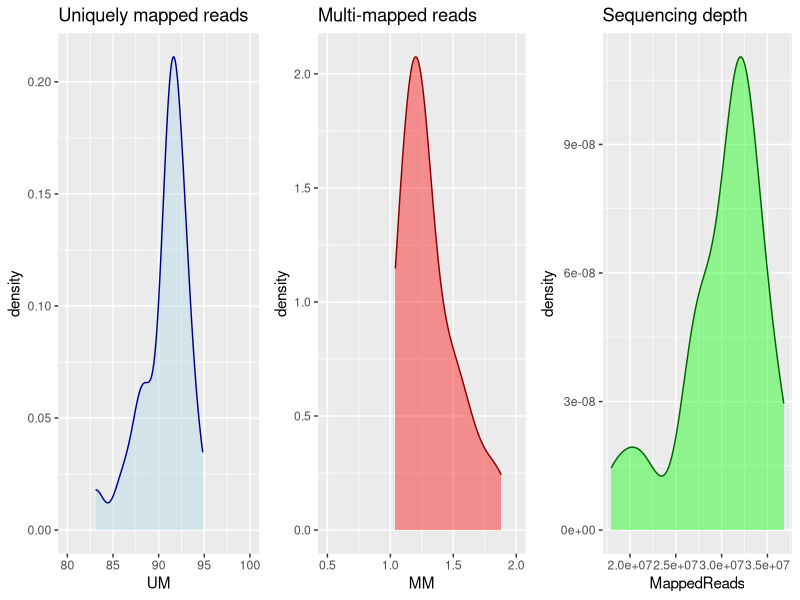
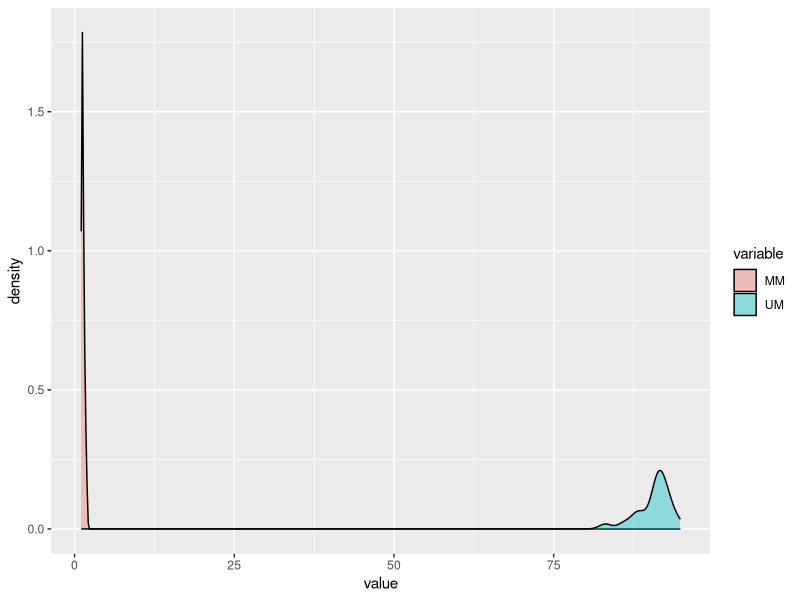
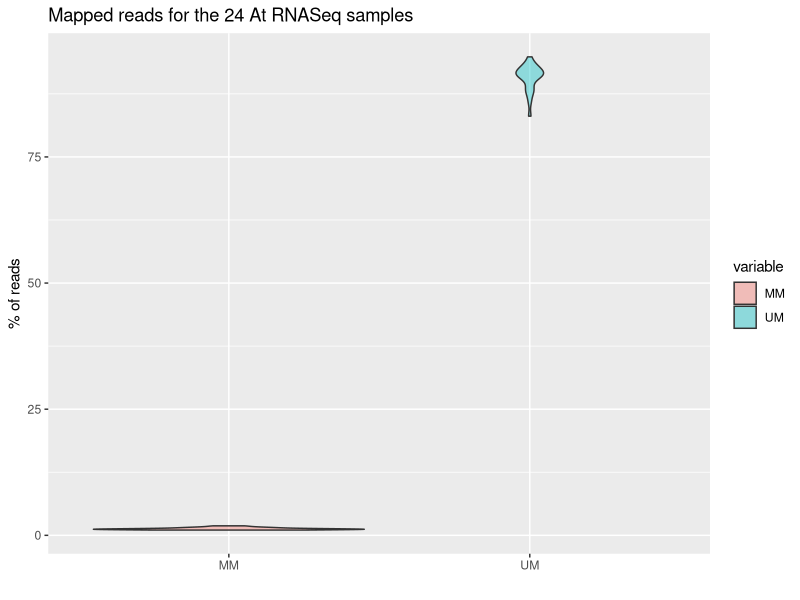

The R script that drew these images, in order:
library(ggplot2)
library(gridExtra)
setwd("~/Documents/Combinatoire/")

data <- read.csv("LogsData.csv", h=T, sep = ',')

um <- ggplot(data, aes(x=UM))+
  geom_density(color="darkblue", fill="lightblue", alpha=0.4) +
  ggtitle("Uniquely mapped reads") + coord_cartesian(xlim=c(80, 100))

mm <- ggplot(data, aes(x=MM))+
  geom_density(color="darkred", fill="red", alpha=0.4) +
  ggtitle("Multi-mapped reads") +coord_cartesian(xlim=c(0.5, 2))

reads <- ggplot(data, aes(x=MappedReads))+
  geom_density(color="darkgreen", fill="green", alpha=0.4) +
  ggtitle("Sequencing depth") 

grid.arrange(um, mm, reads, ncol = 3)


library(reshape2)
melted_res <- melt(data[c("MM", "UM")])


p<-ggplot(melted_res, aes(x=value,  fill=variable)) +
  geom_density(alpha=0.4) 
p

p<-ggplot(melted_res, aes(x=variable, y = value, fill=variable)) +
  geom_violin(alpha=0.4) + labs(title="Mapped reads for the 24 At RNASeq samples",x="", y = "% of reads")
p